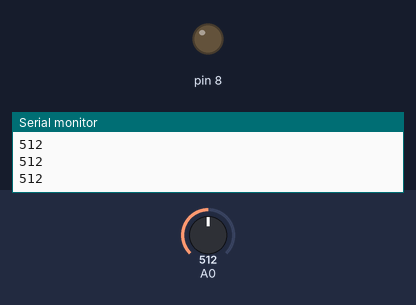
A sketch run on a simulated Arduino Uno, built with avr-gcc and run on an emulated ATmega328P. On the bench: output pins drawn as LEDs (lit = HIGH), the last lines printed to the serial monitor. The test bench sets the inputs (shaded band); at power-on: A0 = 512.

Above: at 1.2 s.
1.3 s: A0 set to 107
2.8 s: A0 set to 92
At 3.4 s:
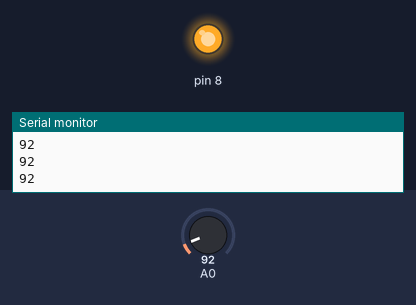
4.3 s: A0 set to 110
At 5.5 s:
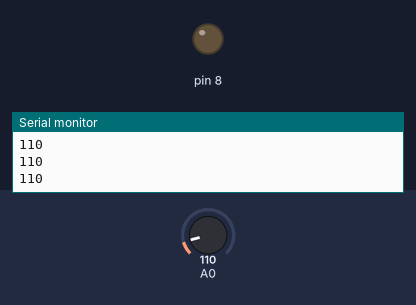
5.8 s: A0 set to 90
At 6.8 s:
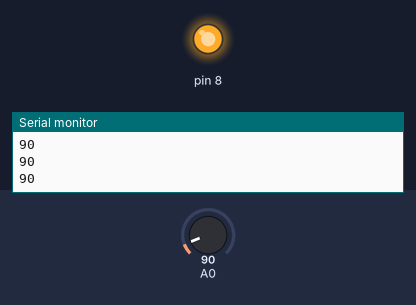
Timing chart, 0 to 8.3 s (numbered marks = the images above; inputs shaded):
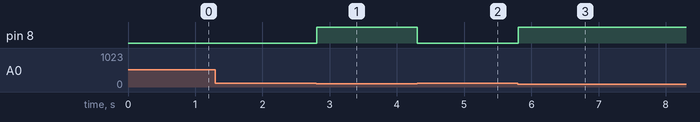

The sketch:

emergency_lamp_prototype.ino
```cpp
int value;
void setup() {
  Serial.begin(9600);
  pinMode(8, OUTPUT);
}

void loop() {
  value = analogRead(A0);
  Serial.println(value);
  if (value > 100) {
    digitalWrite(8, LOW);
  } else {
    digitalWrite(8, HIGH);
  }
  delay(10);
}
```

Measured:
- the behaviour switches between 101 and 100 on A0 (found by bisection; images 0 and 1)
- after the input at 2.8 s, pin 8: LOW → HIGH at once
- after the input at 4.3 s, pin 8: HIGH → LOW at once
- after the input at 5.8 s, pin 8: LOW → HIGH at once
